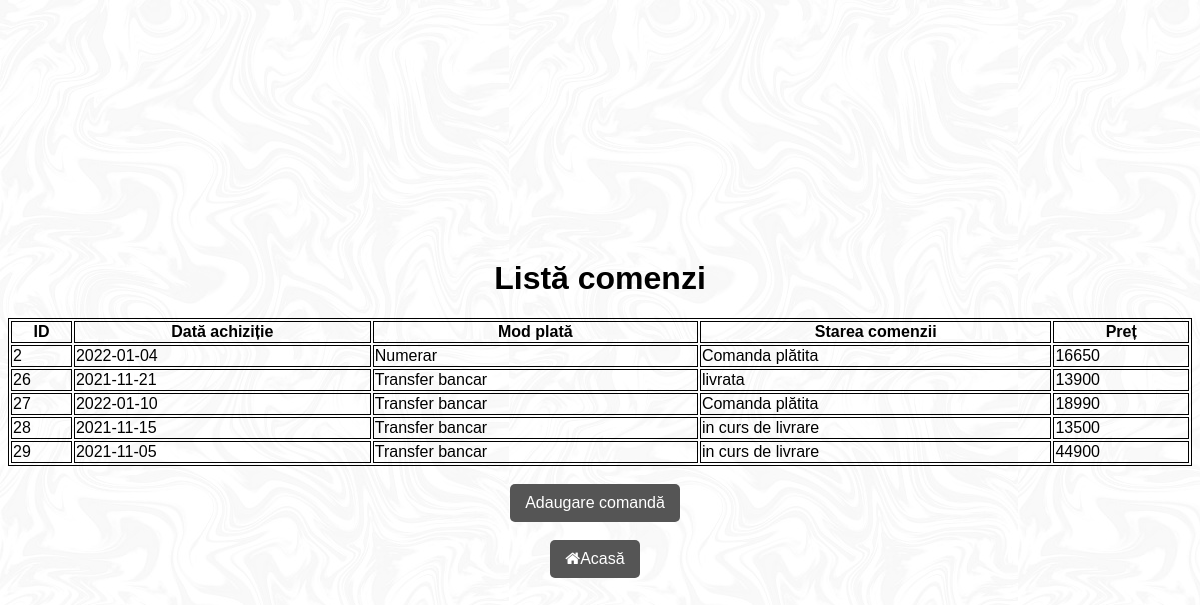
Screenshot of /comenzi.php with the database file from the repository.
### tables this page shows
CREATE TABLE `comenzi` (
  `comandaID` int(11) NOT NULL,
  `clientID` int(11) NOT NULL,
  `data_achizitie` date NOT NULL,
  `Mod_plata` varchar(30) NOT NULL,
  `stare_comanda` varchar(30) NOT NULL,
  `pret_comanda` float NOT NULL
);

### comenzi.php (the view, shortened to what this page needs)
<!DOCTYPE html>
<html>
<head>
     <link rel="stylesheet" type="text/css" href="style.css">
<link rel="stylesheet" href="https://cdnjs.cloudflare.com/ajax/libs/font-awesome/4.7.0/css/font-awesome.min.css">
</head>
<?php
include "config.php";
$sql = "SELECT * FROM comenzi";
$result = $con->query($sql);
?>
<body>
  <?php
if (mysqli_num_rows($result) > 0) {
?>
     <h1 style="color:black;">Listă comenzi</h1>
       <table style="width:100%">
  <tr>
    <th>ID</th>
    <th>Dată achiziție</th>
    <th>Mod plată</th>
    <th>Starea comenzii</th>
    <th>Preț</th>
  </tr>
<?php
      while($row = mysqli_fetch_array($result)) {
      ?>
    <tr>
    <td><?php echo $row["comandaID"]; ?></td>
    <td><?php echo $row["data_achizitie"]; ?></td>
    <td><?php echo $row["Mod_plata"]; ?></td>
    <td><?php echo $row["stare_comanda"]; ?></td>
    <td><?php echo $row["pret_comanda"]; ?></td>
      </tr>
      <?php
      }
      ?>
</table>
<?php
}
else
{
    echo "No result found";
}
?>
<br>
    <a href="index_comanda.php">Adaugare comandă</a>&nbsp;
    <a class="button" href="home.php"><i class="fa fa-home"></i>Acasă</a>
</body>
</html>

### style.css (style rules this page uses)
body { background: #ccffcc; display: flex; justify-content: center; align-items: center; height: 100vh; flex-direction: column; }
* { font-family: sans-serif; box-sizing: border-box; }
h1 { text-align: center; color: #fff; }
a { float: right; background: #555; padding: 10px 15px; color: #fff; border-radius: 5px; margin-right: 10px; border: none; text-decoration: none; }

### comenzi.php (style rules this page uses)
body { background-image: url("istockphoto-1277592603-170667a.jpg"); background-color: #cccccc; }
table, th, td { border:1px solid black; }

### rows the page displays
comenzi: comandaID "2", data_achizitie "2022-01-04", Mod_plata "Numerar", stare_comanda "Comanda plătita", pret_comanda "16650"
comenzi: comandaID "26", data_achizitie "2021-11-21", Mod_plata "Transfer bancar", stare_comanda "livrata", pret_comanda "13900"
comenzi: comandaID "27", data_achizitie "2022-01-10", Mod_plata "Transfer bancar", stare_comanda "Comanda plătita", pret_comanda "18990"
comenzi: comandaID "28", data_achizitie "2021-11-15", Mod_plata "Transfer bancar", stare_comanda "in curs de livrare", pret_comanda "13500"
comenzi: comandaID "29", data_achizitie "2021-11-05", Mod_plata "Transfer bancar", stare_comanda "in curs de livrare", pret_comanda "44900"
